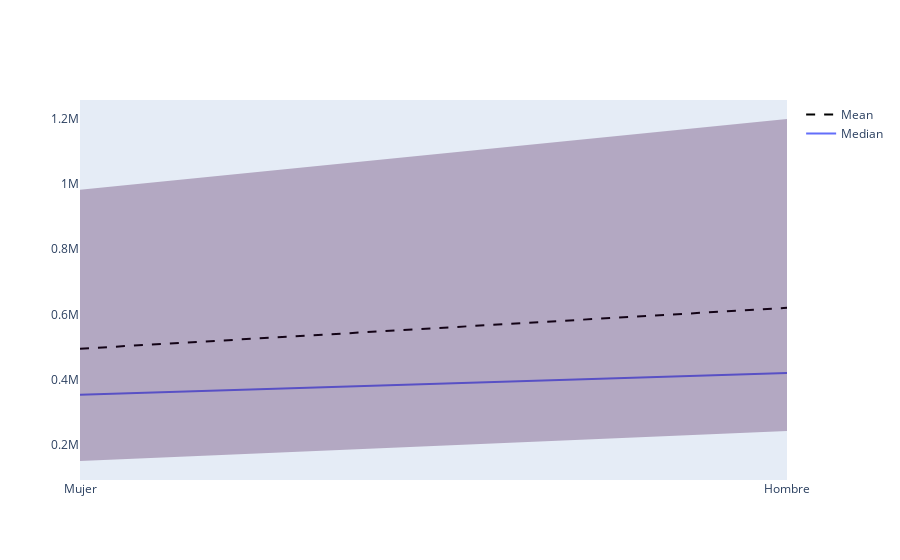

Notebook source saved alongside this figure:
### Code cell
marginal_dependency_plot(esi, sueldo_col_name, 'sexo', is_categorical=True, categories_recall_pct=1)

### Figure 1 — Plotly figure (JSON) as saved in the notebook; plotly's stock layout.template omitted (floating-point values rounded to 4 significant figures)
{"data": [{"line": {"color": "rgba(69, 25, 78)"}, "mode": "lines", "name": "Median", "type": "scatter", "x": ["Mujer", "Hombre"], "y": [352900.0, 419700.0]}, {"line": {"color": "black", "dash": "dash"}, "mode": "lines", "name": "Mean", "type": "scatter", "x": ["Mujer", "Hombre"], "y": [494500.0, 619800.0]}, {"line": {"width": 0}, "marker": {"color": "#C7405A"}, "mode": "lines", "name": "Quantile 90%", "showlegend": false, "type": "scatter", "x": ["Mujer", "Hombre"], "y": [981800.0, 1199000.0]}, {"fill": "tonexty", "fillcolor": "rgba(63, 13, 74, 0.3)", "line": {"width": 0}, "marker": {"color": "#C7405A"}, "mode": "lines", "name": "Quantile 10%", "showlegend": false, "type": "scatter", "x": ["Mujer", "Hombre"], "y": [150000, 242305]}], "layout": {"autosize": true, "hovermode": "x", "title": {}, "xaxis": {"autorange": true, "range": [0, 1], "showgrid": false, "title": {}, "type": "category"}, "yaxis": {"autorange": true, "range": [91720.0, 1257000.0], "showgrid": false, "title": {}, "type": "linear"}}}
